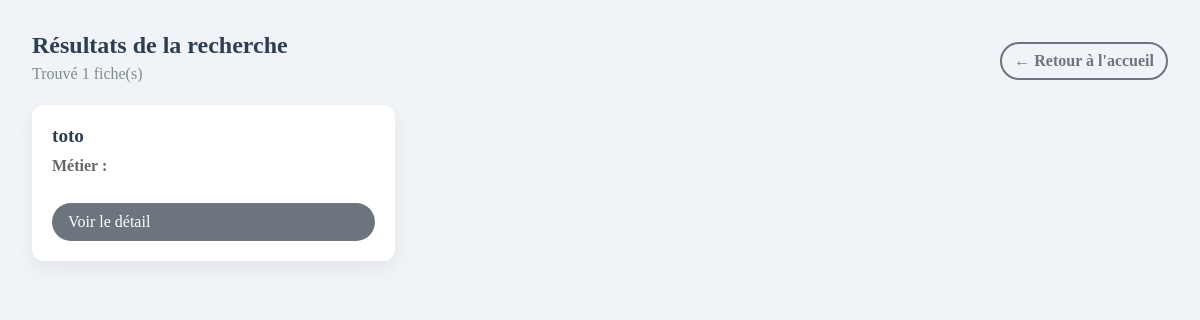
The page /search.php on the database as committed earlier.
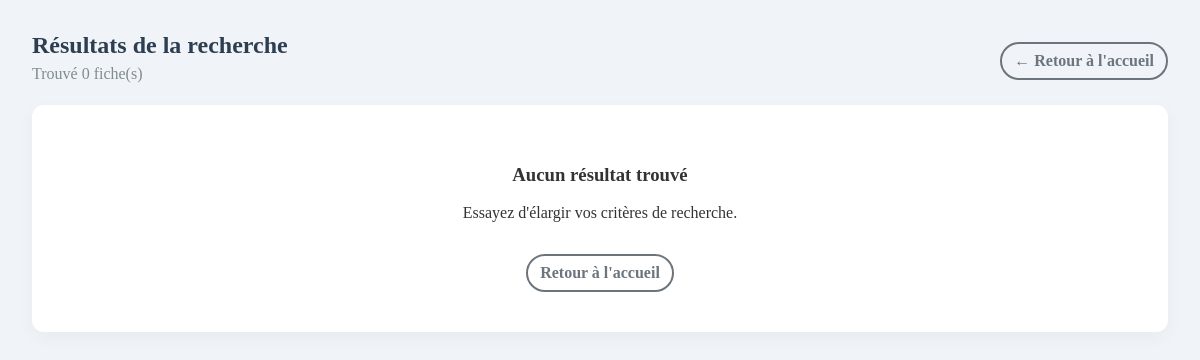
The same page on the database as committed later.
### tables this page shows
CREATE TABLE "personnages" (
            ID_fiche INTEGER PRIMARY KEY,
            Nom TEXT,
            Metier TEXT,
            Engagements TEXT,
            Details TEXT,
            Sources TEXT,
            Donnees_genealogiques TEXT,
            Iconographie TEXT,
            Photo TEXT,
            Documents TEXT
        , est_en_ligne INTEGER NOT NULL DEFAULT 0, auteur TEXT DEFAULT NULL, valideur TEXT DEFAULT NULL, derniere_modif DATETIME);

### www/search.php (the view, shortened to what this page needs)
<?php
require_once __DIR__ . '/config.php';
$databasePath = isset($localConfig['database_path']) ? $localConfig['database_path'] : (__DIR__ . '/../data/portraits.sqlite');
try {
    $pdo = new PDO("sqlite:$databasePath");
    $pdo->setAttribute(PDO::ATTR_ERRMODE, PDO::ERRMODE_EXCEPTION);
} catch (Exception $e) {
    $config = loadSiteConfig(null);
}
$sql = "SELECT ID_fiche, Nom, Metier, Engagements, Details, Photo FROM personnages WHERE est_en_ligne = 1";
$params = [];
$sql .= " ORDER BY LOWER(Nom) ASC";
try {
    if (count($params) === 0) {
        $stmt = $pdo->query($sql);
    } else {
        $stmt = $pdo->prepare($sql);
        $stmt->execute($params);
    }
    $fiches = $stmt->fetchAll(PDO::FETCH_ASSOC);
} catch (Exception $e) {
    $errMsg = "Erreur lors de la recherche : " . $e->getMessage();
    error_log("search.php ERROR: " . $e->getMessage());
    $fiches = [];
}
?>
<!DOCTYPE html>
<html lang="fr">
<head>
</head>
<body>
    <div class="container">
        <div class="header">
            <div>
                <h1 class="results-title">Résultats de la recherche</h1>
                <p style="margin:6px 0;color:#7f8c8d">Trouvé <?= count($fiches) ?> fiche(s)</p>
            </div>
            <a href="index.php" class="back-home">← Retour à l'accueil</a>
        </div>
        <div class="fiches-grid">
            <?php if (empty($fiches)): ?>
                <div style="grid-column:1/-1;background:white;padding:2.5rem;border-radius:12px;box-shadow:0 6px 18px rgba(0,0,0,0.04);text-align:center">
                    <h3>Aucun résultat trouvé</h3>
                    <p>Essayez d'élargir vos critères de recherche.</p>
                    <a class="back-home" href="index.php" style="display:inline-block;margin-top:1rem;">Retour à l'accueil</a>
                </div>
            <?php else: ?>
                <?php foreach ($fiches as $fiche): ?>
                    <div class="fiche-card">
                        <div class="card-content">
                            <h3 class="card-title"><?= htmlspecialchars($fiche['Nom']) ?></h3>
                            <div class="card-meta"><strong>Métier :</strong> <?= htmlspecialchars($fiche['Metier'] ?? '—') ?></div>
                            <a class="btn-view" href="fiche.php?id=<?= (int)$fiche['ID_fiche'] ?>">Voir le détail</a>
                        </div>
                    </div>
                <?php endforeach; ?>
            <?php endif; ?>
        </div>
    </div>
</body>
</html>

Rows that differ between the two databases and show on the page:
removed personnages: Nom "toto"
Other text that changed with them:
count($fiches): "1" → "0"
text now shown: "Aucun résultat trouvé Essayez d'élargir vos critères de recherche. Retour à l'accueil"
